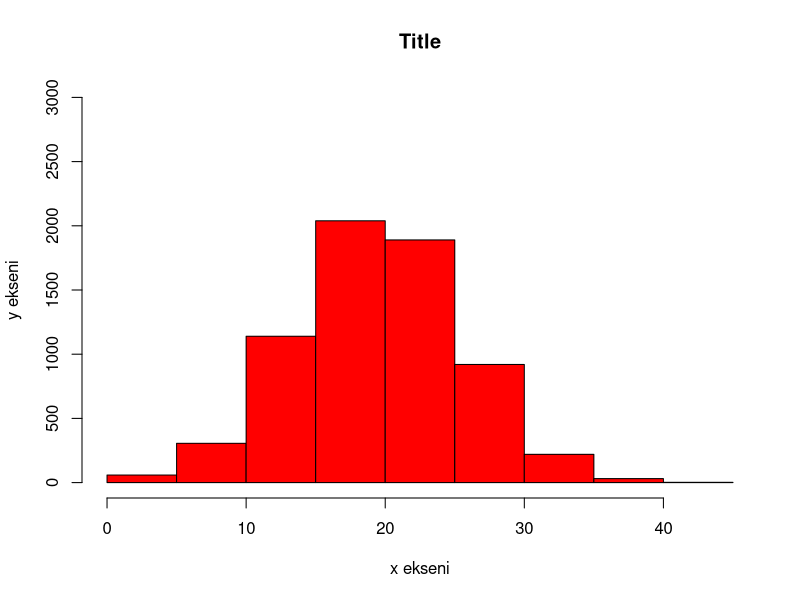
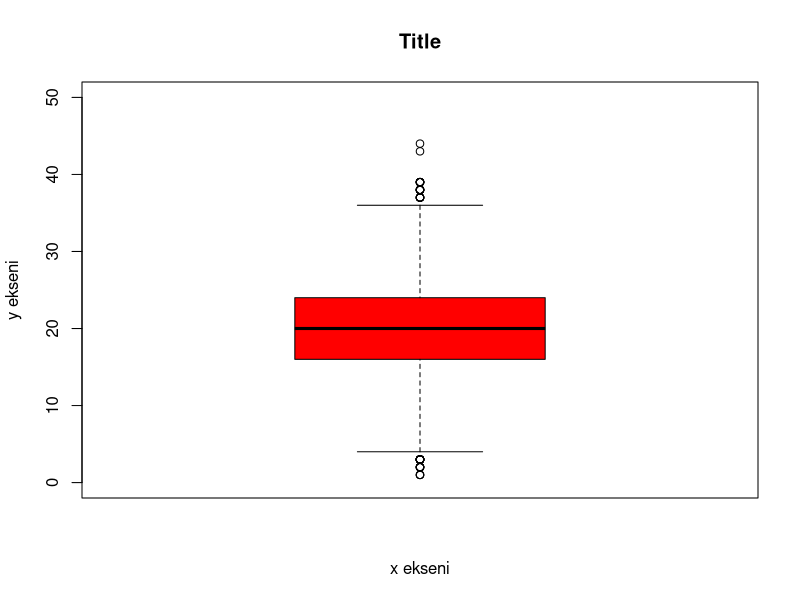
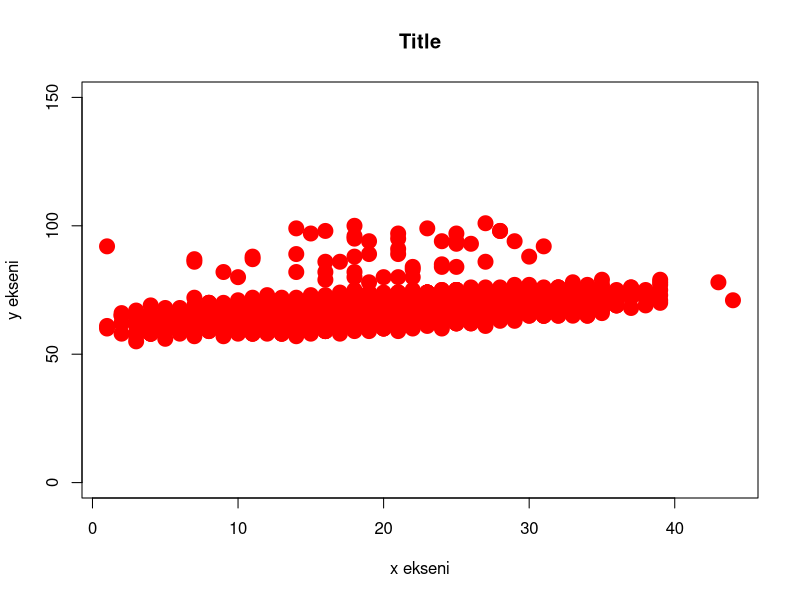
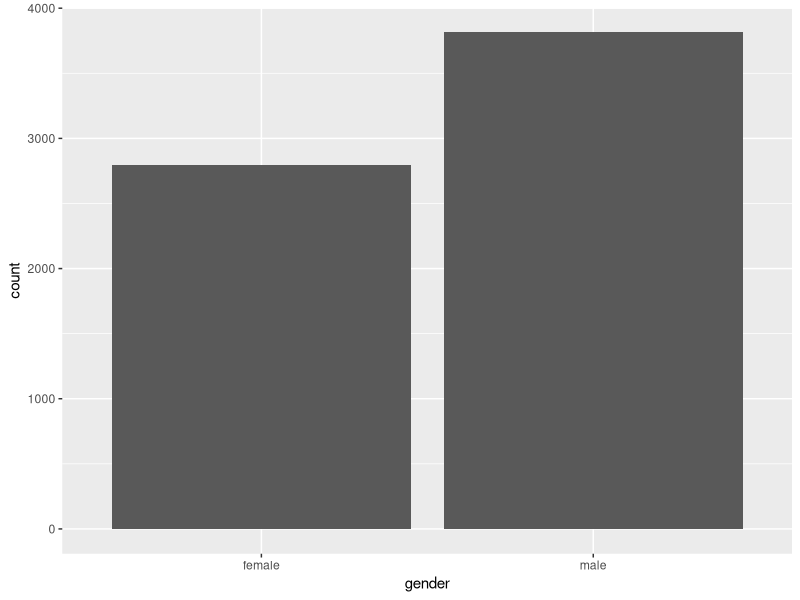

These figures' R source, in order:

# Veri İmport

data <- read.csv("StudentPerformanceFactors.csv",sep = ";" )

# Sayısal Veri Analizi

#str - summary 

str(data)

summary(data$Hours_Studied)

#central tedency (mean , median)


#five-number-summary

quantile(data$Hours_Studied)


#sayısal veri görselleştirme

#univariate - bivariate - multivariate

#label : etiket

#univariate analiz
hist(data$Hours_Studied, main = "Title", xlab = "x ekseni", ylab = "y ekseni", col = "red", ylim = c(0,3000))
boxplot(data$Hours_Studied,main = "Title", xlab = "x ekseni", ylab = "y ekseni", col = "red", ylim = c(0,50))


#bivariate analiz
plot(data$Hours_Studied, data$Exam_Score,main = "Title", xlab = "x ekseni", ylab = "y ekseni", col = "red",
     ylim = c(0,150), cex = 2, pch = 19)



#karakter tipi veri analizi


table(data$Gender)

female <- 2793
male <- 3814

data2 <- data.frame(female, male)

library(ggplot2)
library(dplyr)
library(tidyr)

colnames(data2)

data3 <- data2 %>% 
  pivot_longer(
    cols = c("female", "male"  ),
    names_to ="gender" ,
    values_to = "count" ,
  )

ggplot(data3, aes(x= gender , y= count )) +
  geom_bar(stat = "identity", position = "dodge")

